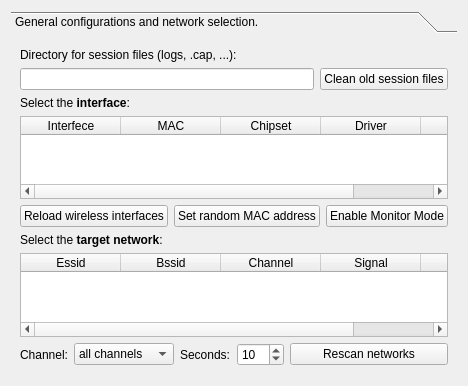
      <widget class="QWidget" name="TabPage">
       <attribute name="title">
        <string>Configuration</string>
       </attribute>
       <layout class="QGridLayout">
        <item row="0" column="0">
         <widget class="QToolBox" name="toolBox3_2">
          <property name="currentIndex">
           <number>0</number>
          </property>
          <widget class="QWidget" name="page1">
           <property name="geometry">
            <rect>
             <x>0</x>
             <y>0</y>
             <width>608</width>
             <height>408</height>
            </rect>
           </property>
           <attribute name="label">
            <string>General configurations and network selection.</string>
           </attribute>
           <layout class="QGridLayout">
            <item row="1" column="0">
             <widget class="QLabel" name="textLabel3_5_6_2_2">
              <property name="text">
               <string>Select the &lt;b&gt;interface&lt;/b&gt;:</string>
              </property>
              <property name="wordWrap">
               <bool>false</bool>
              </property>
             </widget>
            </item>
            <item row="4" column="0">
             <widget class="QLabel" name="textLabel3_5_6_2">
              <property name="text">
               <string>Select the &lt;b&gt;target network&lt;/b&gt;:</string>
              </property>
              <property name="wordWrap">
               <bool>false</bool>
              </property>
             </widget>
            </item>
            <item row="0" column="0">
             <layout class="QGridLayout">
              <item row="0" column="0" colspan="2">
               <widget class="QLabel" name="textLabel3_4_4">
                <property name="text">
                 <string>Directory for session files (logs, .cap, ...):</string>
                </property>
                <property name="wordWrap">
                 <bool>false</bool>
                </property>
               </widget>
              </item>
              <item row="1" column="0">
               <widget class="QLineEdit" name="line_gath_logs"/>
              </item>
              <item row="1" column="1">
               <widget class="QPushButton" name="button_gath_clean">
                <property name="text">
                 <string>Clean old session files</string>
                </property>
               </widget>
              </item>
             </layout>
            </item>
            <item row="6" column="0">
             <layout class="QHBoxLayout">
              <item>
               <widget class="QLabel" name="textLabel1_2">
                <property name="text">
                 <string>Channel:</string>
                </property>
                <property name="wordWrap">
                 <bool>false</bool>
                </property>
               </widget>
              </item>
              <item>
               <widget class="QComboBox" name="combo_channel">
                <property name="minimumSize">
                 <size>
                  <width>100</width>
                  <height>0</height>
                 </size>
                </property>
                <item>
                 <property name="text">
                  <string>all channels</string>
                 </property>
                </item>
                <item>
                 <property name="text">
                  <string>1</string>
                 </property>
                </item>
                <item>
                 <property name="text">
                  <string>2</string>
                 </property>
                </item>
                <item>
                 <property name="text">
                  <string>3</string>
                 </property>
                </item>
                <item>
                 <property name="text">
                  <string>4</string>
                 </property>
                </item>
                <item>
                 <property name="text">
                  <string>5</string>
                 </property>
                </item>
                <item>
                 <property name="text">
                  <string>6</string>
                 </property>
                </item>
                <item>
                 <property name="text">
                  <string>7</string>
                 </property>
                </item>
                <item>
                 <property name="text">
                  <string>8</string>
                 </property>
                </item>
                <item>
                 <property name="text">
                  <string>9</string>
                 </property>
                </item>
                <item>
                 <property name="text">
                  <string>10</string>
                 </property>
                </item>
                <item>
                 <property name="text">
                  <string>11</string>
                 </property>
                </item>
                <item>
                 <property name="text">
                  <string>12</string>
                 </property>
                </item>
                <item>
                 <property name="text">
                  <string>13</string>
                 </property>
                </item>
               </widget>
              </item>
              <item>
               <widget class="QLabel" name="textLabel2_4">
                <property name="text">
                 <string>Seconds:</string>
                </property>
                <property name="wordWrap">
                 <bool>false</bool>
                </property>
               </widget>
              </item>
              <item>
               <widget class="QSpinBox" name="spin_sec">
                <property name="minimum">
                 <number>5</number>
                </property>
                <property name="maximum">
                 <number>200</number>
                </property>
                <property name="value">
                 <number>10</number>
                </property>
               </widget>
              </item>
              <item>
               <widget class="QPushButton" name="button_rescan_networks">
                <property name="sizePolicy">
                 <sizepolicy hsizetype="Expanding" vsizetype="Fixed">
                  <horstretch>0</horstretch>
                  <verstretch>0</verstretch>
                 </sizepolicy>
                </property>
                <property name="text">
                 <string>Rescan networks</string>
                </property>
               </widget>
              </item>
             </layout>
            </item>
            <item row="3" column="0">
             <layout class="QHBoxLayout">
              <item>
               <widget class="QPushButton" name="button_reload_interfaces">
                <property name="text">
                 <string>Reload wireless interfaces</string>
                </property>
               </widget>
              </item>
              <item>
               <widget class="QPushButton" name="button_random_mac">
                <property name="text">
                 <string>Set random MAC address</string>
                </property>
               </widget>
              </item>
              <item>
               <widget class="QPushButton" name="button_monitor">
                <property name="text">
                 <string>Enable Monitor Mode</string>
                </property>
               </widget>
              </item>
             </layout>
            </item>
            <item row="2" column="0">
             <widget class="QTableWidget" name="table_interfaces_2">
              <column>
               <property name="text">
                <string>Interfece</string>
               </property>
              </column>
              <column>
               <property name="text">
                <string>MAC</string>
               </property>
              </column>
              <column>
               <property name="text">
                <string>Chipset</string>
               </property>
              </column>
              <column>
               <property name="text">
                <string>Driver</string>
               </property>
              </column>
              <column>
               <property name="text">
                <string>Mode</string>
               </property>
              </column>
             </widget>
            </item>
            <item row="5" column="0">
             <widget class="QTableWidget" name="table_networks_2">
              <column>
               <property name="text">
                <string>Essid</string>
               </property>
              </column>
              <column>
               <property name="text">
                <string>Bssid</string>
               </property>
              </column>
              <column>
               <property name="text">
                <string>Channel</string>
               </property>
              </column>
              <column>
               <property name="text">
                <string>Signal</string>
               </property>
              </column>
              <column>
               <property name="text">
                <string>Enc</string>
               </property>
              </column>
             </widget>
            </item>
           </layout>
          </widget>
         </widget>
        </item>
       </layout>
      </widget>
